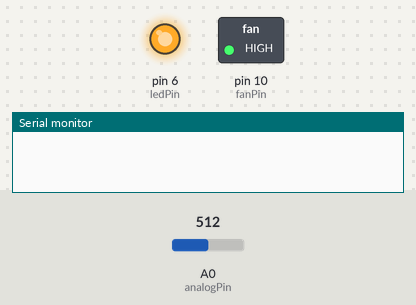
Recording of a sketch running on a simulated Arduino Uno, built with avr-gcc and run on an emulated ATmega328P. On the bench: switched loads named in the sketch (green lamp = pin HIGH), output pins drawn as LEDs (lit = HIGH), the last lines printed to the serial monitor. Inputs (shaded band) come from the test bench; at power-on: A0 (analogPin) = 512.

Above: at 1.2 s.
1.3 s: A0 (analogPin) set to 459
4.3 s: A0 (analogPin) set to 435
At 4.9 s:
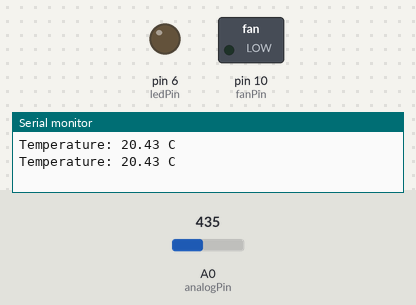
5.9 s: A0 (analogPin) set to 511
At 6.3 s:
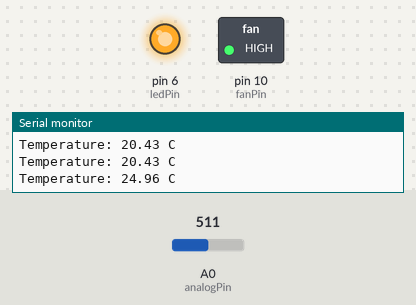
7.5 s: A0 (analogPin) set to 306
At 8.8 s:
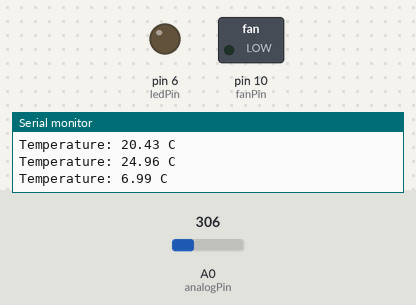
Timing chart, 0 to 10.1 s (numbered marks = the images above; inputs shaded):
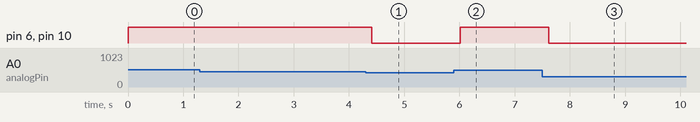

The sketch:

05_temperature_fan_control.ino
```cpp
#include <math.h>  // Bietet mathematische Funktionen wie log() fuer die Temperaturberechnung.

const int analogPin = A0;  // Der NTC-Sensor ist am analogen Eingang A0 angeschlossen.
const int ledPin = 6;  // Die Status-LED ist an Pin 6 angeschlossen.
const int fanPin = 10;  // Der Luefter wird ueber Pin 10 geschaltet.

const float targetTempC = 20.0;  // Gewuenschte Solltemperatur in Grad Celsius.
const float hysteresisC = 0.5;  // Hysterese verhindert zu haeufiges Ein- und Ausschalten.

bool fanOn = false;  // Speichert, ob der Luefter aktuell eingeschaltet ist.
unsigned long lastLogTime = 0;  // Speichert den Zeitpunkt der letzten seriellen Ausgabe.
const unsigned long logIntervalMs = 2000;  // Ausgabeintervall fuer den seriellen Monitor in Millisekunden.

const int fixedResistor = 10000;  // Festwiderstand des Spannungsteilers in Ohm.
const int betaValue = 3950;  // Beta-Wert des NTC fuer die Umrechnung in Temperatur.
const int r0 = 10000;  // Nennwiderstand des NTC bei 25 Grad Celsius.

void setup() {  // Diese Funktion wird beim Start genau einmal ausgefuehrt.
  Serial.begin(9600);  // Startet die serielle Kommunikation mit 9600 Baud.
  pinMode(ledPin, OUTPUT);  // Setzt den LED-Pin als Ausgang.
  pinMode(fanPin, OUTPUT);  // Setzt den Luefter-Pin als Ausgang.
}  // Ende der Setup-Funktion.

void loop() {  // Diese Funktion laeuft danach fortlaufend in einer Schleife.
  int raw = analogRead(analogPin);  // Liest den aktuellen Analogwert des NTC ein.
  if (raw <= 0) {  // Prueft, ob ein ungueltiger oder kritischer Messwert vorliegt.
    delay(500);  // Wartet kurz, bevor erneut gemessen wird.
    return;  // Bricht den aktuellen Schleifendurchlauf ab.
  }  // Ende der Sicherheitsabfrage fuer den Messwert.

  float rNtc = fixedResistor * (1023.0 / raw - 1.0);  // Berechnet den aktuellen Widerstand des NTC.
  float tempK = 1.0 / (1.0 / 298.15 + (1.0 / betaValue) * log(rNtc / r0));  // Rechnet den Widerstand in Kelvin um.
  float tempC = tempK - 273.15;  // Wandelt Kelvin in Grad Celsius um.

  if (millis() - lastLogTime >= logIntervalMs) {  // Prueft, ob das Ausgabeintervall erreicht wurde.
    Serial.print("Temperature: ");  // Gibt einen Text als Einleitung im seriellen Monitor aus.
    Serial.print(tempC);  // Gibt den aktuellen Temperaturwert aus.
    Serial.println(" C");  // Ergaenzt die Einheit und erzeugt einen Zeilenumbruch.
    lastLogTime = millis();  // Speichert den Zeitpunkt der letzten Ausgabe.
  }  // Ende der seriellen Protokollierung.

  if (!fanOn && tempC > targetTempC + hysteresisC) {  // Schaltet ein, wenn der obere Grenzwert ueberschritten wird.
    digitalWrite(fanPin, HIGH);  // Aktiviert den Luefter.
    digitalWrite(ledPin, HIGH);  // Aktiviert die LED als Statusanzeige.
    fanOn = true;  // Merkt sich den neuen Zustand "Luefter an".
  } else if (fanOn && tempC < targetTempC - hysteresisC) {  // Schaltet aus, wenn der untere Grenzwert unterschritten wird.
    digitalWrite(fanPin, LOW);  // Deaktiviert den Luefter.
    digitalWrite(ledPin, LOW);  // Deaktiviert die LED.
    fanOn = false;  // Merkt sich den neuen Zustand "Luefter aus".
  }  // Ende der Zweipunktregelung mit Hysterese.

  delay(200);  // Kleine Pause zur Stabilisierung der Schleife.
}  // Ende der Hauptschleife.
```

Measured:
- the behaviour switches between 449 and 448 on A0 (analogPin) (found by bisection; images 0 and 1)
- after the input at 4.3 s, pin 6 (ledPin), pin 10 (fanPin): HIGH → LOW after 0.11 s
- after the input at 5.9 s, pin 6 (ledPin), pin 10 (fanPin): LOW → HIGH after 0.11 s
- after the input at 7.5 s, pin 6 (ledPin), pin 10 (fanPin): HIGH → LOW after 0.12 s
